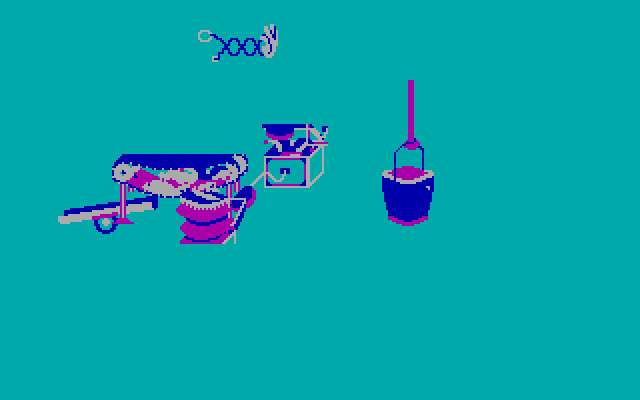

Generate this figure with Python:
"""Eksekutor VM: jalankan skrip tiap part sampai delay pertama (frame istirahat),
komposit semua op0x01 draw di posisi part+record.offset. Uji goal 1 vs ground truth."""
import os
import sys
import struct
sys.path.insert(0, r"C:\Projects\Creative_Contraptions\port")
os.environ["SDL_VIDEODRIVER"] = "dummy"
import pygame
from PIL import Image
from cc import cga, assets

pygame.init()
D = assets.find_data_dir()
graph = assets.Archive(os.path.join(D, "GRAPH"))
gb = open(os.path.join(D, "GRAPH"), "rb").read()
b = open(os.path.join(D, "ANIMATE"), "rb").read()
n = struct.unpack_from("<I", b, 8)[0] // 12
anim = {}
for i in range(n):
    a, mi, h, w, f, ln, off = struct.unpack_from("<BBBBHHI", b, i * 12)
    if ln:
        anim.setdefault(a, []).append((off, ln))


def rec_off(idx):
    p = idx * 12
    return struct.unpack_from("<b", gb, p + 4)[0], struct.unpack_from("<b", gb, p + 5)[0]


def first_frame_draws(typ):
    """Jalankan skrip type sampai delay(op0x02) pertama; kumpulkan indeks op0x01 draw."""
    for off, ln in anim.get(typ, []):
        s = b[off:off + ln]
        i, N = 0, len(s)
        draws = []
        while i < N:
            op = s[i]; i += 1
            if op == 0xFF:
                break
            if op == 0x02:            # delay -> akhir frame pertama
                return draws
            if op == 0x01:
                while i < N and s[i] != 0xFF:
                    draws.append(s[i]); i += 1
                i += 1
            elif op in (0x07, 0x09):
                if i < N: draws.append(s[i]); i += 1
            elif op == 0x00:
                while i + 1 < N and s[i] != 0xFF: i += 2
                i += 1
            elif op in (0x03, 0x0C, 0x08, 0x0A): i += 2
            elif op == 0x04:
                m = s[i]; i += 1
                if m == 1: i += 6
                elif m in (2, 3):
                    while i + 1 < N and not (s[i] == 0xFF and s[i + 1] == 0xFF): i += 1
                    i += 2
            elif op == 0x11: i += 4
        if draws:
            return draws
    return []


goals = assets.parse_contrap(os.path.join(D, "CONTRAP"))
var = goals[1][0]
fb = cga.make_framebuffer()
for (y, x, typ) in var["zany"]:
    bm = graph.by_major.get(typ, [])
    draws = first_frame_draws(typ)
    print("type=%d (%d,%d) draws=%s (by_major=%d)" % (typ, x, y, draws, len(bm)))
    for idx in draws:
        if idx < len(bm):
            rec = graph.records[bm[idx]]
            ox, oy = rec_off(rec["idx"])
            fb.blit(graph.sprite(rec), (x + ox, y + oy))
pygame.image.save(pygame.transform.scale(fb, (640, 400)), r"C:\Projects\Creative_Contraptions\work\vm_test2.png")
pygame.quit()
print("-> vm_test2.png")
